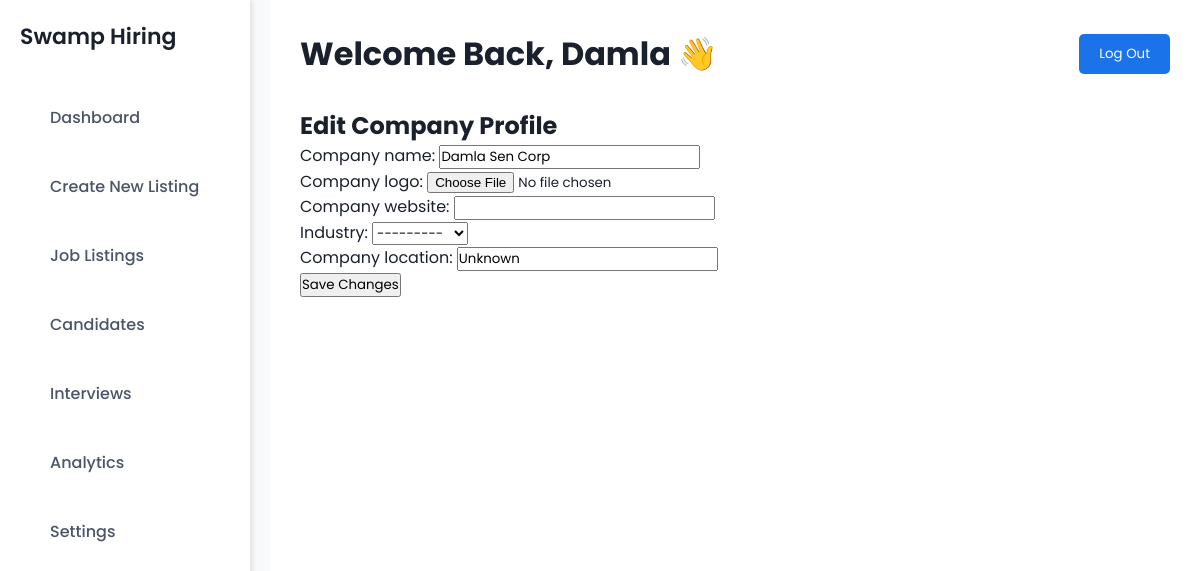
The app's page /settings/edit_profile/ (signed in) with its own data.
### tutorials/models/user_model.py (models this page shows, shortened)
class User(AbstractUser):
    username = models.CharField(
        max_length=30,
        unique=True,
        validators=[RegexValidator(
            regex=r'^@\w{3,}$',
            message='Username must consist of @ followed by at least three alphanumericals'
        )]
    )
    first_name = models.CharField(max_length=50, blank=False)
    last_name = models.CharField(max_length=50, blank=False)
    email = models.EmailField(unique=True, blank=False)
    ROLE_CHOICES = [
        ('Employer', 'Employer'),
        ('Applicant', 'Applicant'),
        ('Admin', 'Admin')
    ]
    role = models.CharField(max_length=20, choices=ROLE_CHOICES)
    class Meta:
        ordering = ['last_name', 'first_name']

### tutorials/models/employer_models.py (models this page shows, shortened)
class Employer(models.Model):
    username = models.CharField(max_length=150, unique=True)  # ✅ Store username separately
    email = models.EmailField(unique=True)  # ✅ Store email separately
    company_name = models.CharField(max_length=255)
    company_website = models.URLField(blank=True, null=True)
    company_location = models.CharField(max_length=255)
    industry = models.CharField(max_length=100, choices=[
        ('Tech', 'Tech'), ('Finance', 'Finance'), ('Healthcare', 'Healthcare'),
        ('Education', 'Education'), ('Retail', 'Retail'), ('Other', 'Other')
    ])
    company_size = models.PositiveIntegerField(default=1)
    company_logo = models.ImageField(upload_to='company_logos/', blank=True, null=True)
    total_jobs_posted = models.PositiveIntegerField(default=0)
    total_applicants = models.PositiveIntegerField(default=0)
    recent_activity = models.DateTimeField(auto_now=True)
    is_verified = models.BooleanField(default=False)
    account_status = models.CharField(max_length=20, choices=[
        ('Active', 'Active'), ('Suspended', 'Suspended'), ('Pending', 'Pending')
    ], default='Pending')
    subscription_plan = models.CharField(max_length=20, choices=[
        ('Free', 'Free'), ('Premium', 'Premium'), ('Enterprise', 'Enterprise')
    ], default='Free')

### tutorials/views/employer_views.py (the view)
# urls.py: path("settings/edit_profile/", edit_company_profile, name="edit_company_profile"),
@login_required
def edit_company_profile(request):
    try:
        employer = Employer.objects.get(username=request.user.username)
    except Employer.DoesNotExist:
        return render(request, "error.html", {"message": "Employer not found"})
    if request.method == "POST":
        form = EmployerProfileForm(request.POST, request.FILES, instance=employer)
        if form.is_valid():
            form.save()
            return redirect("employer_settings")  # Redirect to settings after update
    else:
        form = EmployerProfileForm(instance=employer)
    return render(request, "edit_company_profile.html", {"form": form})

### tutorials/forms/employer_forms.py
class EmployerProfileForm(forms.ModelForm):
    class Meta:
        model = Employer
        fields = ['company_name', 'company_logo', 'company_website', 'industry', 'company_location']

### tutorials/templates/edit_company_profile.html (shortened to what this page needs)
{% extends "base.html" %}
{% block content %}
  <h2>Edit Company Profile</h2>
  <form method="POST" enctype="multipart/form-data">
    {{ form.as_p }}
    <button type="submit">Save Changes</button>
  </form>
{% endblock %}

### tutorials/templates/base.html (shortened to what this page needs)
{% load static %}
<!DOCTYPE html>
<html lang="en">
<head>
    <link rel="stylesheet" href="{% static 'css/admin_home_page.css' %}">
</head>
<body>
    <div class="dashboard-container">
        <aside class="sidebar">
            <h2>Swamp Hiring</h2>
            <nav>
                <ul>
                    {% if user.is_authenticated %}
                        {% if user.role == "Employer" %}
                            <li><a href="{% url 'employer_home_page' %}">Dashboard</a></li>
                            <li><a href="{% url 'create_job_listings' %}">Create New Listing</a></li>
                            <li><a href="{% url 'employer_job_listings' %}">Job Listings</a></li>
                            <li><a href="{% url 'employer_candidates' %}">Candidates</a></li>
                            <li><a href="{% url 'employer_interviews' %}">Interviews</a></li>
                            <li><a href="{% url 'employer_analytics' %}">Analytics</a></li>
                            <li><a href="{% url 'employer_settings' %}">Settings</a></li>
                        {% elif user.role == "Admin" %}
                            <li><a href="{% url 'admin_home_page' %}">Admin Dashboard</a></li>
                            <li><a href="{% url 'admin_job_listings' %}">Manage Job Listings</a></li>
                            <li><a href="{% url 'admin_settings' %}">Settings</a></li>
                        {% else %}
                            <li><a href="/">Home</a></li>
                        {% endif %}
                    {% endif %}
                </ul>
            </nav>
        </aside>
        <main class="content">
            <header>
                <h1>Welcome Back, {{ user.first_name }} 👋</h1>
                <form action="{% url 'log-out' %}" method="POST">
                    <button type="submit" class="logout-btn">Log Out</button>
                </form>
            </header>
            {% block content %}{% endblock %}
        </main>
    </div>
</body>
</html>

### static/css/admin_home_page.css (style rules this page uses)
* { margin: 0; padding: 0; box-sizing: border-box; font-family: 'Poppins', sans-serif; }
body { background: #F8F9FA; color: #1A202C; display: flex; height: 100vh; overflow: hidden; width: 100vw; }
.sidebar { width: 250px; background: #FFFFFF; padding: 20px; height: 100vh; display: flex; flex-direction: column; align-items: flex-start; box-shadow: 2px 0 5px rgba(0, 0, 0, 0.1); position: fixed; left: 0; top: 0; bottom: 0; }
.sidebar h2 { color: #1A202C; margin-bottom: 30px; font-size: 22px; font-weight: 600; }
.sidebar nav ul { list-style: none; width: 100%; padding-left: 0; }
.sidebar nav ul li { padding: 12px 20px; display: flex; align-items: center; gap: 10px; font-size: 16px; font-weight: 500; color: #4A5568; cursor: pointer; transition: 0.3s; border-radius: 6px; }
.sidebar nav ul li a { text-decoration: none; color: inherit; display: flex; align-items: center; gap: 10px; width: 100%; padding: 10px; }
.content { flex: 1; padding: 30px; background: #FFFFFF; margin-left: 270px; min-height: 100vh; width: calc(100vw - 270px); overflow-x: hidden; }
header { display: flex; justify-content: space-between; align-items: center; margin-bottom: 30px; width: 100%; }
.logout-btn { padding: 10px 20px; background: #1A73E8; border: none; color: white; cursor: pointer; border-radius: 5px; }

### records on screen
User: first_name "Damla"
Employer: company_name "Damla Sen Corp", industry "---------", company_location "Unknown"
